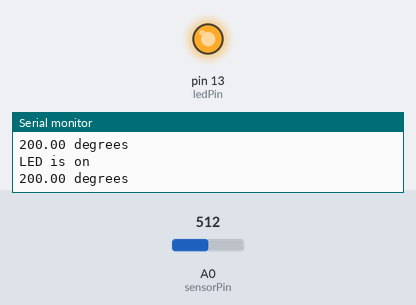
Recording of a sketch running on a simulated Arduino Uno, built with avr-gcc and run on an emulated ATmega328P. On the bench: output pins drawn as LEDs (lit = HIGH), the last lines printed to the serial monitor. The inputs (shaded band) are chosen by the test bench; at power-on: A0 (sensorPin) = 512.

Above: at 1.2 s.
1.3 s: A0 (sensorPin) set to 175
4.3 s: A0 (sensorPin) set to 155
At 5.5 s:
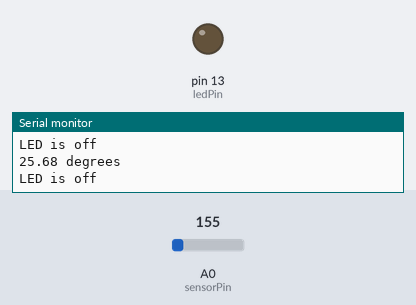
5.8 s: A0 (sensorPin) set to 511
At 7.2 s:
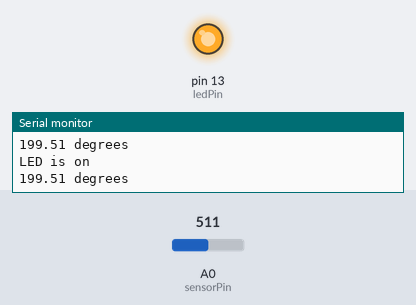
Timing chart, 0 to 8.8 s (numbered marks = the images above; inputs shaded):
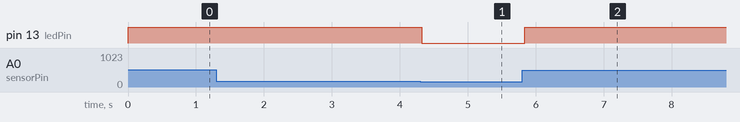

Measured:
- the behaviour switches between 164 and 163 on A0 (sensorPin) (found by bisection; images 0 and 1)
- after the input at 4.3 s, pin 13 (ledPin): HIGH → LOW at once
- after the input at 5.8 s, pin 13 (ledPin): LOW → HIGH at once

The sketch:

Code.ino
```cpp
int sensorPin = 0;
int ledPin = 13;

void setup()
{
  pinMode(ledPin, OUTPUT);
  Serial.begin(9600);
}

void loop()
{
  int reading = analogRead(sensorPin);

  float volt = reading * 5.0;
  volt /= 1024.0;

  float tempature = (volt - 0.5) * 100;
  Serial.print(tempature);
  Serial.println(" degrees ");

  if (tempature > 30)
  {
    digitalWrite(ledPin, HIGH);
    Serial.println("LED is on");
  }
  else
  {
    digitalWrite(ledPin, LOW);
    Serial.println("LED is off");
  }
}
```
